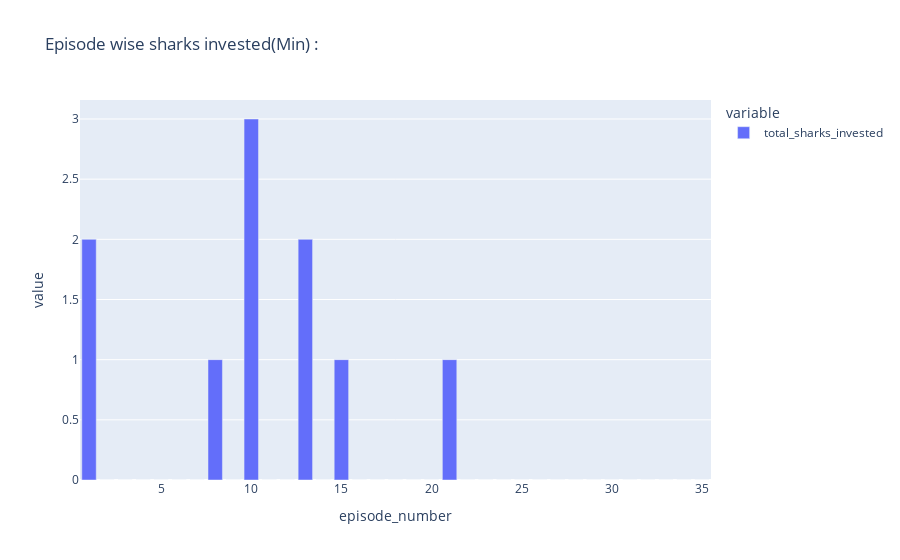

The notebook cell saved with this chart:
### Code cell
e=px.bar(Min1,title='Episode wise sharks invested(Min) :')
e

### Figure 1 — Plotly figure (JSON) as saved in the notebook; plotly's stock layout.template omitted (floating-point values rounded to 4 significant figures)
{"data": [{"alignmentgroup": "True", "hovertemplate": "variable=total_sharks_invested<br>episode_number=%{x}<br>value=%{y}<extra></extra>", "legendgroup": "total_sharks_invested", "marker": {"color": "#636efa", "pattern": {"shape": ""}}, "name": "total_sharks_invested", "offsetgroup": "total_sharks_invested", "orientation": "v", "showlegend": true, "textposition": "auto", "type": "bar", "x": [1, 2, 3, 4, 5, 6, 7, 8, 9, 10, 11, 12, 13, 14, 15, 16, 17, 18, 19, 20, 21, 22, 23, 24, 25, 26, 27, 28, 29, 30, 31, 32, 33, 34, 35], "xaxis": "x", "y": [2, 0, 0, 0, 0, 0, 0, 1, 0, 3, 0, 0, 2, 0, 1, 0, 0, 0, 0, 0, 1, 0, 0, 0, 0, 0, 0, 0, 0, 0, 0, 0, 0, 0, 0], "yaxis": "y"}], "layout": {"barmode": "relative", "legend": {"title": {"text": "variable"}, "tracegroupgap": 0}, "title": {"text": "Episode wise sharks invested(Min) :"}, "xaxis": {"anchor": "y", "domain": [0, 1], "title": {"text": "episode_number"}}, "yaxis": {"anchor": "x", "domain": [0, 1], "title": {"text": "value"}}}}
